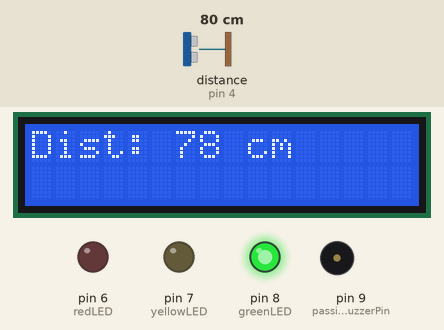
The sketch below on a simulated Arduino Uno, built with avr-gcc and run on an emulated ATmega328P. On the bench: 16×2 character LCD, output pins drawn as LEDs (lit = HIGH), buzzer (waves = sounding). Wiring (inferred from the names in the program): ultrasonic range finder: trigger pin 5; echo pin 4. Dashed ring = blinking. The inputs (shaded band) are chosen by the test bench; at power-on: distance to the obstacle (sensor on pin 4) 80 cm. The echo pulse lasts 58.3 µs per cm; pins used as bus, display or sensor lines are not drawn.

Above: at 1.3 s.
1.4 s: distance to the obstacle (sensor on pin 4) set to 2 cm
At 1.95 s:
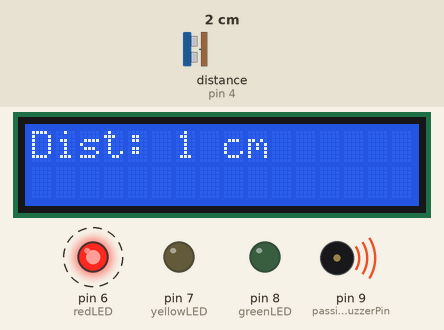
4.4 s: distance to the obstacle (sensor on pin 4) set to 14 cm
At 4.87 s:
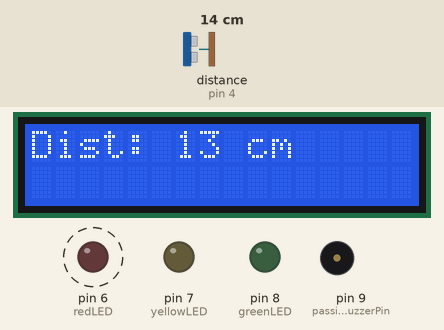
5.9 s: distance to the obstacle (sensor on pin 4) set to 17 cm
At 7.9 s:
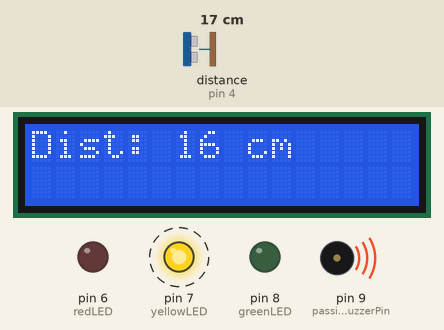
Timing chart, 0 to 14.9 s (numbered marks = the images above; inputs shaded):
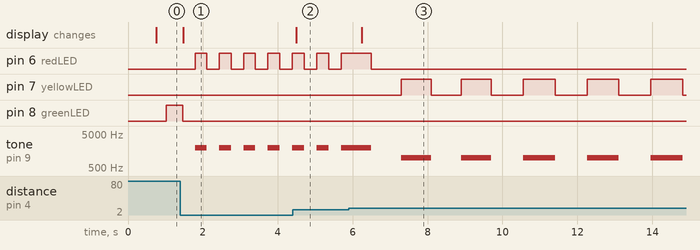

Measured:
- the behaviour switches between 15 and 16 cm on distance to the obstacle (sensor on pin 4) (found by bisection; images 2 and 3)
- after the input at 1.4 s, pin 6 (redLED): alternates HIGH for 0.32 s and LOW for 0.33 s, starting after 0.39 s; pin 8 (greenLED): HIGH → LOW after 0.06 s; tone on pin 9 (passiveBuzzerPin): alternates 2000 Hz for 0.32 s and silent for 0.33 s, starting after 0.39 s; the display: changes after 0.07 s (image 1)
- after the input at 4.4 s, the display: changes after 0.09 s (image 2)
- after the input at 5.9 s, pin 7 (yellowLED): alternates HIGH for 0.85 s and LOW for 0.85 s, starting after 1.4 s; tone on pin 9 (passiveBuzzerPin): alternates 1000 Hz for 0.85 s and silent for 0.85 s, starting after 0.60 s; the display: changes after 0.34 s (image 3)

The sketch:

Module10_BM.ino
```cpp
/*
Module 10 lab, Backup Warning System
Brian Mann
April 16, 2026
This sketch will activate an Ultrasonic Sensor and perform 3 functions:
    Activate one of 3 colored LEDs
    Activate a passive buzzer
    Display the distance it measures on an LCD screen
  for distances less than 15 cm, the update must be 0.3 seconds,
  the red LED blinks, and the buzzer beeps;

  for distances < 30 cm but >15 cm, the update is 0.8 seconds,
  the yellow LED blinks, and the buzzer beeps at a slower interval;

  for distance >30 cm, the green LED is solid color (no blinking) and there is no buzzer warning sound.
  The LCD should refresh and display the distance to the object for all three cases.
*/

#include <Wire.h>
#include <LiquidCrystal_I2C.h>

const int echoPin = 4;  // Echo pin for ultrasonic sensor
const int trigPin = 5;  // Trigger pin for ultrasonic sensor

const int redLED = 6;     // Red LED for warning zone
const int yellowLED = 7;  // Yellow LED for caution zone
const int greenLED = 8;   // Green LED for safe zone

const int passiveBuzzerPin = 9;

bool alertState = false;  // Toggles blinking lights and buzzer alarm

const unsigned long safeAlert = 1000;  // Safe alert interval
const unsigned long safeLCD = 700;     // Safe LCD refresh interval

const unsigned long cautionAlert = 800;  // Caution alert interval
const unsigned long cautionLCD = 400;    // Caution LCD refresh interval

const unsigned long warningAlert = 300;  // Warning alert interval
const unsigned long warningLCD = 200;    // Warning LCD refresh interval

unsigned long previousAlertMillis = 0;  //Saves the previous alert time in milliseconds
unsigned long previousLCDMillis = 0;    // Saves the previous LCD refresh time in milliseconds

unsigned long alertInterval = safeAlert;  // Current alert interval
unsigned long lcdInterval = safeLCD;      // Current LCD refresh interval

LiquidCrystal_I2C lcd(0x27, 16, 2);  // Initialize LCD Object

/*
  Google Gemini was used to help with the implementation of the buzzer Alarm portions of the code.
  4/16/2026 Querey: "play an alarm sound on a passive buzzer"
  Lines Influenced: 108-112, 121-125
*/

/*
  Google Gemini was used to help with the implementation of the ultrasonic sensor portions of the code.
  4/16/2026 Querey: "arduino read distance in cm with ultrasonic sensor"
  Lines Influenced: 77-90
*/

void setup() {
  // Initialize the LCD
  lcd.init();
  // Turn on the LCD backlight
  lcd.backlight();
  lcd.begin(16, 2);
  pinMode(echoPin, INPUT);
  pinMode(trigPin, OUTPUT);
  pinMode(redLED, OUTPUT);
  pinMode(yellowLED, OUTPUT);
  pinMode(greenLED, OUTPUT);
  pinMode(passiveBuzzerPin, OUTPUT);
}

float readSensorData() {
  digitalWrite(trigPin, LOW);  // Clear trigger pin
  delayMicroseconds(2);
  digitalWrite(trigPin, HIGH);  // Send 10 microsecond pulse
  delayMicroseconds(10);
  digitalWrite(trigPin, LOW);
  float duration = pulseIn(echoPin, HIGH, 30000);  // Measure echo pulse
  delay(50);
  if (duration == 0) {  // Returns invalid if timeout occurs
    return -1;
  }
  return duration * 0.034 / 2;  // Convert pulse duration to distance in cm
}

void updateAlarm(unsigned long alarmDistance) {

  // Safe zone alarm
  if (alarmDistance > 30) {
    digitalWrite(greenLED, HIGH);  // Green LED is solid
    digitalWrite(yellowLED, LOW);
    digitalWrite(redLED, LOW);
    noTone(passiveBuzzerPin);  // No buzzer warning

  }

  // Caution zone alarm
  else if (alarmDistance >= 15 && alarmDistance < 30) {
    digitalWrite(greenLED, LOW);
    digitalWrite(yellowLED, alertState);  //Yellow LED blinks
    digitalWrite(redLED, LOW);
    if (alertState) {
      tone(passiveBuzzerPin, 1000);  // Slower warning tone
    } else {
      noTone(passiveBuzzerPin);
    }

  }

  // Warning zone alarm
  else {
    digitalWrite(greenLED, LOW);
    digitalWrite(yellowLED, LOW);
    digitalWrite(redLED, alertState);  // Red LED blinks
    if (alertState) {
      tone(passiveBuzzerPin, 2000);  // Faster warning tone
    } else {
      noTone(passiveBuzzerPin);
    }
  }
}

// Displays measured distance from ultrasonic sensor
void updateLCD(unsigned long lcdDistance) {
  lcd.clear();
  lcd.setCursor(0, 0);
  lcd.print("Dist: ");
  lcd.print(lcdDistance);
  lcd.print(" cm");
}

void loop() {
  float distance = readSensorData();
  unsigned long currentMillis = millis();

  // Set alarm and LCD timing based on distance reading
  if (distance > 30) {
    alertInterval = safeAlert;
    lcdInterval = safeLCD;
  } else if (distance >= 15 && distance < 30) {
    alertInterval = cautionAlert;
    lcdInterval = cautionLCD;
  } else {
    alertInterval = warningAlert;
    lcdInterval = warningLCD;
  }

  // Update LED and buzzer alarm states using interval timing
  if (currentMillis - previousAlertMillis >= alertInterval) {
    previousAlertMillis = currentMillis;
    alertState = !alertState;
    updateAlarm(distance);
  }

  // Update LCD display using interval timing
  if (currentMillis - previousLCDMillis >= lcdInterval) {
    previousLCDMillis = currentMillis;
    updateLCD(distance);
  }
}
```
